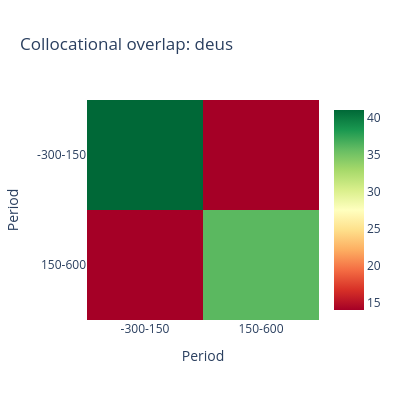

The notebook cell saved with this chart:
### Code cell
selected="deus"
# plot heatmaps for a single term
fig = collDiffs.plotCollDf(collocs_time_by_term_dfs[selected], show=False)
fig=fig.update_layout(title="Collocational overlap: "+ selected)

fig.update_xaxes(
                type="category",
                #title_text="Period",
                categoryorder="category ascending",
            )
fig.update_yaxes(type="category",
                 #title_text="Period",
                 categoryorder="category descending")
fig.update_layout(height=400, width=400, showlegend=False)
fig.show()

### Figure 1 — Plotly figure (JSON) as saved in the notebook; plotly's stock layout.template omitted (floating-point values rounded to 4 significant figures)
{"data": [{"colorscale": [[0, "rgb(165,0,38)"], [0.1, "rgb(215,48,39)"], [0.2, "rgb(244,109,67)"], [0.3, "rgb(253,174,97)"], [0.4, "rgb(254,224,139)"], [0.5, "rgb(255,255,191)"], [0.6, "rgb(217,239,139)"], [0.7, "rgb(166,217,106)"], [0.8, "rgb(102,189,99)"], [0.9, "rgb(26,152,80)"], [1, "rgb(0,104,55)"]], "hoverongaps": false, "type": "heatmap", "x": ["-300-150", "150-600"], "y": ["-300-150", "150-600"], "z": [[41, 14], [14, 36]]}], "layout": {"height": 400, "showlegend": false, "title": {"text": "Collocational overlap: deus"}, "width": 400, "xaxis": {"autorange": true, "categoryorder": "category ascending", "range": [-0.5, 1.5], "title": {"text": "Period"}, "type": "category"}, "yaxis": {"autorange": true, "categoryorder": "category descending", "range": [-0.5, 1.5], "title": {"text": "Period"}, "type": "category"}}}
